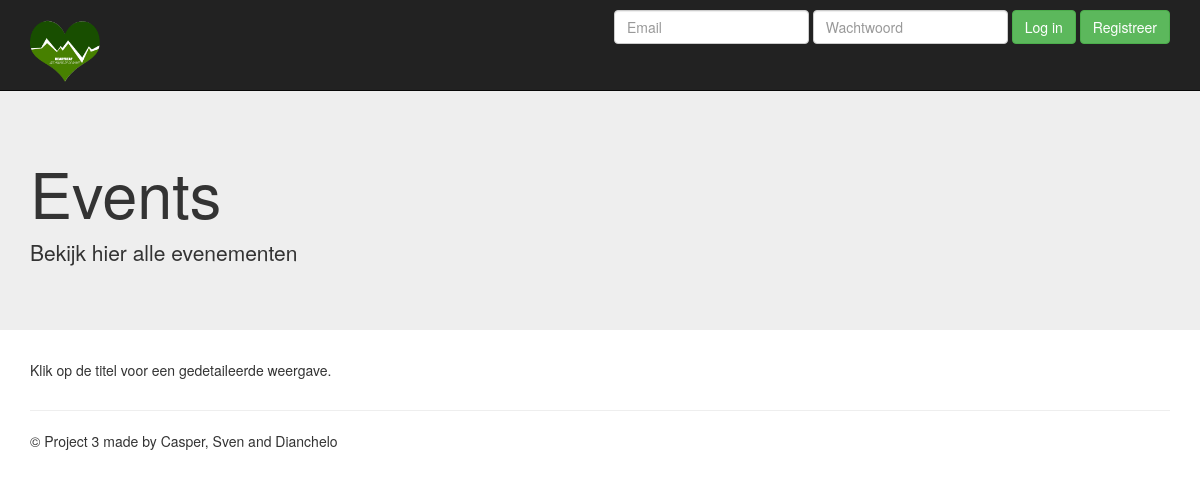
Before: /event_list.php with the older database file.
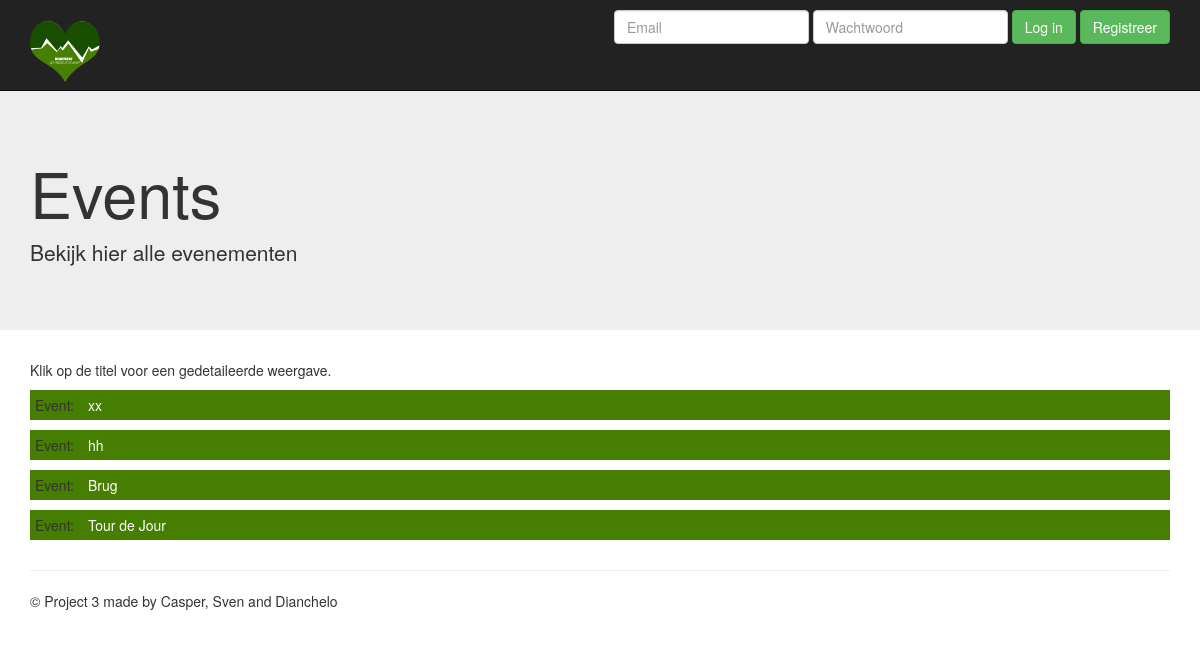
After: the same page with the newer database file.
### tables this page shows
CREATE TABLE IF NOT EXISTS `solo_events` (
`solo_events_id` int(11) NOT NULL,
  `name` varchar(255) DEFAULT NULL,
  `description` varchar(255) DEFAULT NULL,
  `marker1_id` int(11) NOT NULL,
  `marker2_id` int(11) NOT NULL,
  `marker3_id` int(11) NOT NULL,
  `marker4_id` int(11) NOT NULL,
  `artist_id` int(11) NOT NULL
);

### includes/initialize.php (called while the page is built, shortened)
<?php
require_once "classes/Database/Database.php";
require_once "classes/Database/DatabaseSelector.php";
require_once "classes/Website/Session.php";
try {
    $db = new \Project\Database\DatabaseSelector(DB_HOST, DB_USERNAME, DB_PASSWORD, DB_DATABASE);
    $session = new \Project\Website\Session($_SESSION);
    require_once "ini/ini-events.php";
} catch (Exception $e) {
    $error = "Oops, try to fix your error please: " . $e->getMessage() . " on line " . $e->getLine() . " of " . $e->getFile();
}

### includes/classes/Website/Session.php (called while the page is built, shortened)
<?php namespace Project\Website;
class Session {
    private $data = [];
    public function __construct($data)
    {
        $this->data = $data;
    }
    public function keyExists($var)
    {
        return array_key_exists($var, $this->data);
    }
}

### includes/classes/Database/Database.php (called while the page is built, shortened)
<?php namespace Project\Database;
class Database
{
    private $host, $username, $password, $database;
    public function __construct($host, $username, $password, $database)
    {
        $this->host = $host;
        $this->username = $username;
        $this->password = $password;
        $this->database = $database;
    }
    private function connect()
    {
        try {
            $this->connection = new \PDO("mysql:dbname=$this->database;host=$this->host", $this->username, $this->password);
        } catch (\PDOException $e) {
            throw new \Exception("DB Connection failed: " . $e->getMessage());
        }
    }
}

### includes/classes/Database/DatabaseSelector.php (called while the page is built, shortened)
<?php namespace Project\Database;
class DatabaseSelector extends Database
{
    public function getEvents(){
        $query = "SELECT * FROM solo_events";
        return $this->connection->query($query)->fetchAll(\PDO::FETCH_OBJ);
    }
}

### includes/ini/ini-events.php (called while the page is built)
<?php
$allevents = $db->getEvents();

### event_list.php (the view)
<?php
include_once('header.php');
?>
    <div class="jumbotron">
        <div class="container">
            <h1>Events</h1>
            <p>Bekijk hier alle evenementen</p>
        </div>
    </div>
<div class="container">
    <div class="row">
        <div class="col-md-12">
            <p>Klik op de titel voor een gedetaileerde weergave.</p>
            <?php if (!empty($allevents)) : ?>
                <?php foreach ($allevents as $ae) : ?>
                    <p class="bg-info">Event: <a href="solo_map.php?id=<?= $ae->solo_events_id; ?>"><?= $ae->name; ?></a></p>
                <?php endforeach; ?>
            <?php endif; ?>
        </div>
    </div>
<?php
include_once('footer.php');
?>

### header.php (shortened to what this page needs)
<?php
require_once "includes/initialize.php";
?>
<!DOCTYPE html>
<html lang="en">
<head>
    <link href="includes/css/bootstrap.min.css" rel="stylesheet">
    <link href="includes/css/jumbotron.css" rel="stylesheet">
    <link href="includes/css/style.css" rel="stylesheet">
    <link rel="stylesheet" href="css/googlemaps.css">
</head>
<body>
<nav class="navbar navbar-inverse navbar-fixed-top">
    <div class="container">
        <div class="navbar-header">
            <a class="navbar-brand" href="index.php"><img src="includes/images/LOGO.png" width="70" height="70"  /> </a>
        </div>
        <div id="navbar" class="navbar-collapse collapse">
            <?php
            if ($session->keyExists("id")) {
                if(isset($message)) {
                    echo "<span class=" . $message['type'] . ">" . $message['text'] . "</span>";
                }
                echo "<div class='navbar-right'> <a href='logout.php'>Uitloggen</a> </div>";
            }else{ ?>
                <form class="navbar-form navbar-right" action="" method="POST">
                    <div class="form-group">
                        <input type="text" placeholder="Email" id="email"  name="email" class="form-control">
                    </div>
                    <div class="form-group">
                        <input type="password" placeholder="Wachtwoord" id="password" name="password" class="form-control">
                    </div>
                    <button type="submit" name="submitLogin" class="btn btn-success">Log in</button>
                    <a href="register.php" class="btn btn-success">Registreer</a>
                </form>
            <?php } ?>
        </div>
    </div>
</nav>

### footer.php (shortened to what this page needs)
<hr>
<footer>
    <p>&copy; Project 3 made by Casper, Sven and Dianchelo</p>
</footer>
</div>
</body>
</html>

### includes/css/jumbotron.css (style rules this page uses)
body { padding-top: 90px; padding-bottom: 20px; }
.navbar-right { margin-top: 10px; }

### includes/css/style.css (style rules this page uses)
.navbar-header { height:90px; }
.bg-info { background-color:#457e01; padding:5px; }
.bg-info a { text-decoration: none; color:#fff; margin-left:10px; }

### css/googlemaps.css (style rules this page uses)
html, body, { width: 1400px; height: auto; }

Changed rows visible on the page:
added solo_events: name "xx"
added solo_events: name "hh"
added solo_events: name "Brug"
added solo_events: name "Tour de Jour"
